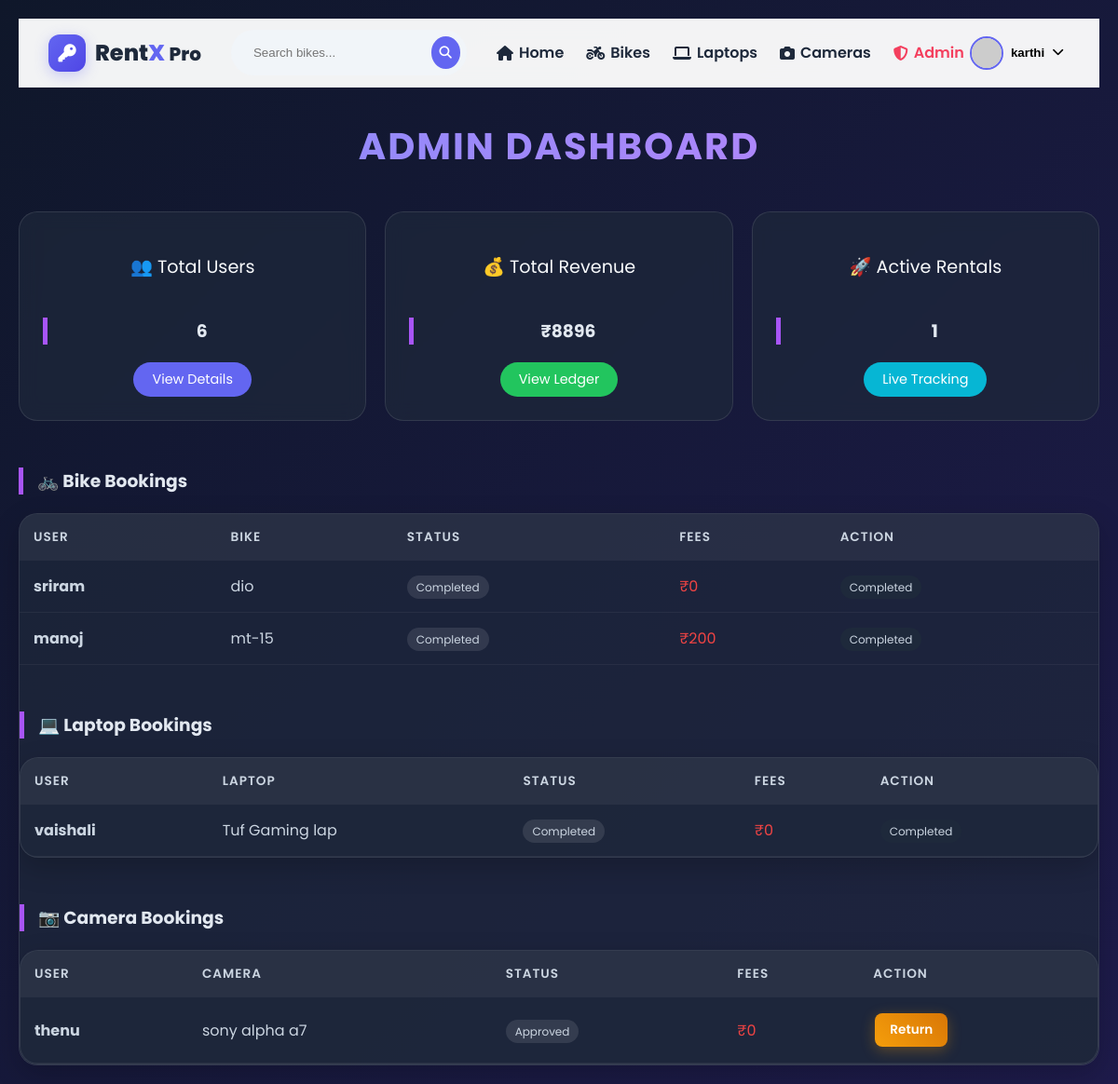
/admin-dashboard/ (signed in), run on the app's committed database.
### rentalapp/models.py (models this page shows, shortened)
class BikeBooking(models.Model):
    user = models.ForeignKey(User, on_delete=models.CASCADE)
    bike = models.ForeignKey('Bike', on_delete=models.CASCADE)
    full_name = models.CharField(max_length=200)
    phone = models.CharField(max_length=15, null=True, blank=True)
    email = models.EmailField(null=True, blank=True)
    address = models.TextField()
    start_date = models.DateField()
    end_date = models.DateField()
    aadhar_card = models.ImageField(upload_to='bike_docs/aadhar/')
    driving_license = models.ImageField(upload_to='bike_docs/license/')
    selfie = models.ImageField(upload_to='bike_docs/selfie/')
    rent_amount = models.DecimalField(max_digits=10, decimal_places=2, default=0)
    security_deposit = models.DecimalField(max_digits=10, decimal_places=2, default=1500)
    total_price = models.DecimalField(max_digits=10, decimal_places=2)
    payment_status = models.CharField(max_length=20, choices=PAYMENT_CHOICES, default='Pending')
    status = models.CharField(max_length=20, choices=STATUS_CHOICES, default='Pending')
    payment_method = models.CharField(max_length=50, null=True, blank=True)
    payment_proof = models.ImageField(upload_to='payments/', null=True, blank=True)
    created_at = models.DateTimeField(auto_now_add=True)
    returned_date = models.DateField(null=True, blank=True)
    late_fees = models.IntegerField(default=0)
    damage_charge = models.IntegerField(default=0, blank=True, null=True)
    returned_amount = models.DecimalField(
    max_digits=10,
    decimal_places=2,
    default=0,
    blank=True,
    null=True
)
    deposit_refunded = models.BooleanField(default=False)

class Bike(models.Model):
    name = models.CharField(max_length=100)
    brand = models.CharField(max_length=100)
    cc = models.IntegerField()
    fuel_type = models.CharField(max_length=50)
    price_per_day = models.DecimalField(max_digits=8, decimal_places=2)
    image = models.ImageField(upload_to='bikes/')
    available = models.BooleanField(default=True)

class LaptopBooking(models.Model):
    user = models.ForeignKey(User, on_delete=models.CASCADE)
    laptop = models.ForeignKey('Laptop', on_delete=models.CASCADE)
    full_name = models.CharField(max_length=200)
    phone = models.CharField(max_length=15, null=True, blank=True)
    email = models.EmailField(null=True, blank=True)
    address = models.TextField()
    start_date = models.DateField()
    end_date = models.DateField()
    aadhar_card = models.ImageField(upload_to='laptop_docs/aadhar/')
    driving_license = models.ImageField(upload_to='laptop_docs/license/')
    selfie = models.ImageField(upload_to='laptop_docs/selfie/')
    rent_amount = models.DecimalField(max_digits=10, decimal_places=2, default=0)
    security_deposit = models.DecimalField(max_digits=10, decimal_places=2, default=2000)
    total_price = models.DecimalField(max_digits=10, decimal_places=2)
    payment_status = models.CharField(max_length=20, choices=PAYMENT_CHOICES, default='Pending')
    status = models.CharField(max_length=20, choices=STATUS_CHOICES, default='Pending')
    payment_method = models.CharField(max_length=50, null=True, blank=True)
    payment_proof = models.ImageField(upload_to='payments/', null=True, blank=True)
    created_at = models.DateTimeField(auto_now_add=True)
    returned_date = models.DateField(null=True, blank=True)
    late_fees = models.IntegerField(default=0)
    damage_charge = models.IntegerField(default=0, blank=True, null=True)
    returned_amount = models.DecimalField(
    max_digits=10,
    decimal_places=2,
    default=0,
    blank=True,
    null=True
)
    deposit_refunded = models.BooleanField(default=False)

class Laptop(models.Model):
    name = models.CharField(max_length=100)
    brand = models.CharField(max_length=100)
    ram = models.CharField(max_length=50)
    processor = models.CharField(max_length=100)
    storage = models.CharField(max_length=50)
    price_per_day = models.DecimalField(max_digits=8, decimal_places=2)
    image = models.ImageField(upload_to='laptops/')
    available = models.BooleanField(default=True)

class CameraBooking(models.Model):
    user = models.ForeignKey(User, on_delete=models.CASCADE)
    camera = models.ForeignKey('Camera', on_delete=models.CASCADE)
    full_name = models.CharField(max_length=200)
    phone = models.CharField(max_length=15, null=True, blank=True)
    email = models.EmailField(null=True, blank=True)
    address = models.TextField()
    start_date = models.DateField()
    end_date = models.DateField()
    aadhar_card = models.ImageField(upload_to='camera_docs/aadhar/')
    driving_license = models.ImageField(upload_to='camera_docs/license/')
    selfie = models.ImageField(upload_to='camera_docs/selfie/')
    rent_amount = models.DecimalField(max_digits=10, decimal_places=2, default=0)
    security_deposit = models.DecimalField(max_digits=10, decimal_places=2, default=2500)
    total_price = models.DecimalField(max_digits=10, decimal_places=2)
    payment_status = models.CharField(max_length=20, choices=PAYMENT_CHOICES, default='Pending')
    status = models.CharField(max_length=20, choices=STATUS_CHOICES, default='Pending')
    payment_method = models.CharField(max_length=50, null=True, blank=True)
    payment_proof = models.ImageField(upload_to='payments/', null=True, blank=True)
    created_at = models.DateTimeField(auto_now_add=True)
    returned_date = models.DateField(null=True, blank=True)
    late_fees = models.IntegerField(default=0)
    damage_charge = models.IntegerField(default=0, blank=True, null=True)
    returned_amount = models.DecimalField(
    max_digits=10,
    decimal_places=2,
    default=0,
    blank=True,
    null=True
)
    deposit_refunded = models.BooleanField(default=False)

class Camera(models.Model):
    name = models.CharField(max_length=100)
    brand = models.CharField(max_length=100)
    megapixels = models.CharField(max_length=50)
    lens_type = models.CharField(max_length=100)
    price_per_day = models.DecimalField(max_digits=8, decimal_places=2)
    image = models.ImageField(upload_to='cameras/')
    available = models.BooleanField(default=True)

### rentalapp/views.py (the view)
# urls.py: path('admin-dashboard/', views.admin_dashboard, name='admin_dashboard'),
@staff_member_required
def admin_dashboard(request):
    total_users = User.objects.count()
    bike_revenue = BikeBooking.objects.filter(
        payment_status="Paid",
        status__in=["Approved", "Returned"]
    ).aggregate(total=Sum('total_price'))['total'] or 0
    laptop_revenue = LaptopBooking.objects.filter(
        payment_status="Paid",
        status__in=["Approved", "Returned"]
    ).aggregate(total=Sum('total_price'))['total'] or 0
    camera_revenue = CameraBooking.objects.filter(
        payment_status="Paid",
        status__in=["Approved", "Returned"]
    ).aggregate(total=Sum('total_price'))['total'] or 0
    total_revenue = bike_revenue + laptop_revenue + camera_revenue
    active_rentals = (
        BikeBooking.objects.filter(status="Approved").count() +
        LaptopBooking.objects.filter(status="Approved").count() +
        CameraBooking.objects.filter(status="Approved").count()
    )
    bike_bookings = BikeBooking.objects.all()
    laptop_bookings = LaptopBooking.objects.all()
    camera_bookings = CameraBooking.objects.all()
    return render(request, "admin_dashboard.html", {
        "total_users": total_users,
        "total_revenue": total_revenue,
        "active_rentals": active_rentals,
        "bike_bookings": bike_bookings,
        "laptop_bookings": laptop_bookings,
        "camera_bookings": camera_bookings,
    })

### rentalapp/templates/admin_dashboard.html (shortened to what this page needs)
{% extends 'base.html' %}
{% block content %}
<div class="container">
    <h2>Admin Dashboard</h2>
    <div class="stats-container">
        <div class="stat-card">
            <p>👥 Total Users</p>
            <h3>{{ total_users }}</h3>
            <a href="{% url 'admin_users' %}">View Details</a>
        </div>
        <div class="stat-card">
            <p>💰 Total Revenue</p>
            <h3>₹{{ total_revenue }}</h3>
            <a href="{% url 'admin_revenue' %}" style="background: var(--success);">View Ledger</a>
        </div>
        <div class="stat-card">
            <p>🚀 Active Rentals</p>
            <h3>{{ active_rentals }}</h3>
            <a href="{% url 'admin_active' %}" style="background: var(--info);">Live Tracking</a>
        </div>
    </div>
    <h3>🚲 Bike Bookings</h3>
    <div class="table-wrapper">
        <table>
            <thead>
                <tr>
                    <th>User</th>
                    <th>Bike</th>
                    <th>Status</th>
                    <th>Fees</th>
                    <th>Action</th>
                </tr>
            </thead>
            <tbody>
                {% for b in bike_bookings %}
                <tr>
                    <td><strong>{{ b.user.username }}</strong></td>
                    <td>{{ b.bike.name }}</td>
                    <td><span class="status-badge">{{ b.status }}</span></td>
                    <td style="color: var(--danger);">₹{{ b.late_fees }}</td>
                    <td>
                        {% if b.status == 'Pending' %}
                        <a href="{% url 'verify_payment' 'bike' b.id %}" class="btn btn-approve">Approve</a>
                        {% elif b.status == 'Approved' %}
                        <a href="{% url 'update_status' 'bike' b.id 'return' %}" class="btn btn-return">Return</a>
                        {% else %}
                        <span class="status-badge" style="background: #1e293b;">Completed</span>
                        {% endif %}
                    </td>
                </tr>
                {% endfor %}
            </tbody>
        </table>
<h3 style="margin-top: 50px;">💻 Laptop Bookings</h3>
<div class="table-wrapper">
    <table>
        <thead>
            <tr>
                <th>User</th>
                <th>Laptop</th>
                <th>Status</th>
                <th>Fees</th>
                <th>Action</th>
            </tr>
        </thead>
        <tbody>
            {% for b in laptop_bookings %}
            <tr>
                <td><strong>{{ b.user.username }}</strong></td>
                <td>{{ b.laptop.name }}</td>
                <td><span class="status-badge">{{ b.status }}</span></td>
                <td style="color: var(--danger);">₹{{ b.late_fees }}</td>
                <td>
                    {% if b.status == 'Pending' %}
                    <a href="{% url 'verify_payment' 'laptop' b.id %}" class="btn btn-approve">Approve</a>
                    {% elif b.status == 'Approved' %}
                    <a href="{% url 'update_status' 'laptop' b.id 'return' %}" class="btn btn-return">Return</a>
                    {% else %}
                    <span class="status-badge" style="background: #1e293b;">Completed</span>
                    {% endif %}
                </td>
            </tr>
            {% endfor %}
        </tbody>
    </table>
</div>
<h3 style="margin-top: 50px;">📷 Camera Bookings</h3>
<div class="table-wrapper">
    <table>
        <thead>
            <tr>
                <th>User</th>
                <th>Camera</th>
                <th>Status</th>
                <th>Fees</th>
                <th>Action</th>
            </tr>
        </thead>
        <tbody>
            {% for b in camera_bookings %}
            <tr>
                <td><strong>{{ b.user.username }}</strong></td>
                <td>{{ b.camera.name }}</td>
                <td><span class="status-badge">{{ b.status }}</span></td>
                <td style="color: var(--danger);">₹{{ b.late_fees }}</td>
                <td>
                    {% if b.status == 'Pending' %}
                    <a href="{% url 'verify_payment' 'camera' b.id %}" class="btn btn-approve">Approve</a>
                    {% elif b.status == 'Approved' %}
                    <a href="{% url 'update_status' 'camera' b.id 'return' %}" class="btn btn-return">Return</a>
                    {% else %}
                    <span class="status-badge" style="background: #1e293b;">Completed</span>
                    {% endif %}
                </td>
            </tr>
            {% endfor %}
        </tbody>
    </table>
</div>
{% endblock %}

### rentalapp/templates/base.html (shortened to what this page needs)
{% load static %}
<!DOCTYPE html>
<html lang="en" data-theme="light">
<head>
    <link rel="stylesheet" href="https://cdnjs.cloudflare.com/ajax/libs/font-awesome/6.4.0/css/all.min.css">
</head>
<body>
    <nav class="rx-nav">
        <div class="nav-container">
            <a class="rx-logo" href="{% url 'home' %}">
                <div class="logo-icon"><i class="fas fa-key"></i></div>
                <span class="logo-text">Rent<span>X</span> <small>Pro</small></span>
            </a>
            <div class="rx-search-wrapper">
                <div class="rx-search">
                    <input type="text" id="searchInput" class="main-search-input" placeholder="Search bikes...">
                    <button class="search-btn"><i class="fas fa-search"></i></button>
                </div>
            </div>
            <div class="rx-links">
                {% if request.user.is_authenticated %}
                <a href="{% url 'home' %}"><i class="fas fa-house"></i> Home</a>
                <a href="{% url 'bike' %}"><i class="fas fa-motorcycle"></i> Bikes</a>
                <a href="{% url 'laptop' %}"><i class="fas fa-laptop"></i> Laptops</a>
                <a href="{% url 'camera' %}"><i class="fas fa-camera"></i> Cameras</a>
                {% if request.user.is_staff %}
                <a href="{% url 'admin_dashboard' %}" style="color: var(--accent);">
                    <i class="fas fa-shield-halved"></i> Admin
                </a>
                {% endif %}
                {% endif %}
            </div>
            <div class="rx-right">
                {% if request.user.is_authenticated %}
                <div class="rx-dropdown">
                    <button class="user-btn" onclick="toggleMenu()">
                        <img src="https://ui-avatars.com/api/?name={{ user.username }}&background=6366f1&color=fff"
                            alt="user">
                        <span>{{ user.username }}</span>
                        <i class="fas fa-chevron-down" style="font-size: 0.8rem;"></i>
                    </button>
                </div>
                {% else %}
                <a href="{% url 'login' %}" class="btn-login">Login</a>
                <a href="{% url 'register' %}" class="btn-reg"><i class="fas fa-user-plus"></i> Register</a>
                {% endif %}
            </div>
        </div>
    </nav>
    {% block content %}{% endblock %}
</body>
</html>

### data on the page
BikeBooking: user.username "sriram", bike.name "dio", status "Completed", late_fees "0"
BikeBooking: user.username "manoj", bike.name "mt-15", status "Completed", late_fees "200"
LaptopBooking: user.username "vaishali", laptop.name "Tuf Gaming lap", status "Completed", late_fees "0"
CameraBooking: user.username "thenu", camera.name "sony alpha a7", status "Approved", late_fees "0", shows "Return"

### other printed values
{{ user.username }} "karthi"
{{ total_users }} "6"
{{ total_revenue }} "8896"
{{ active_rentals }} "1"
